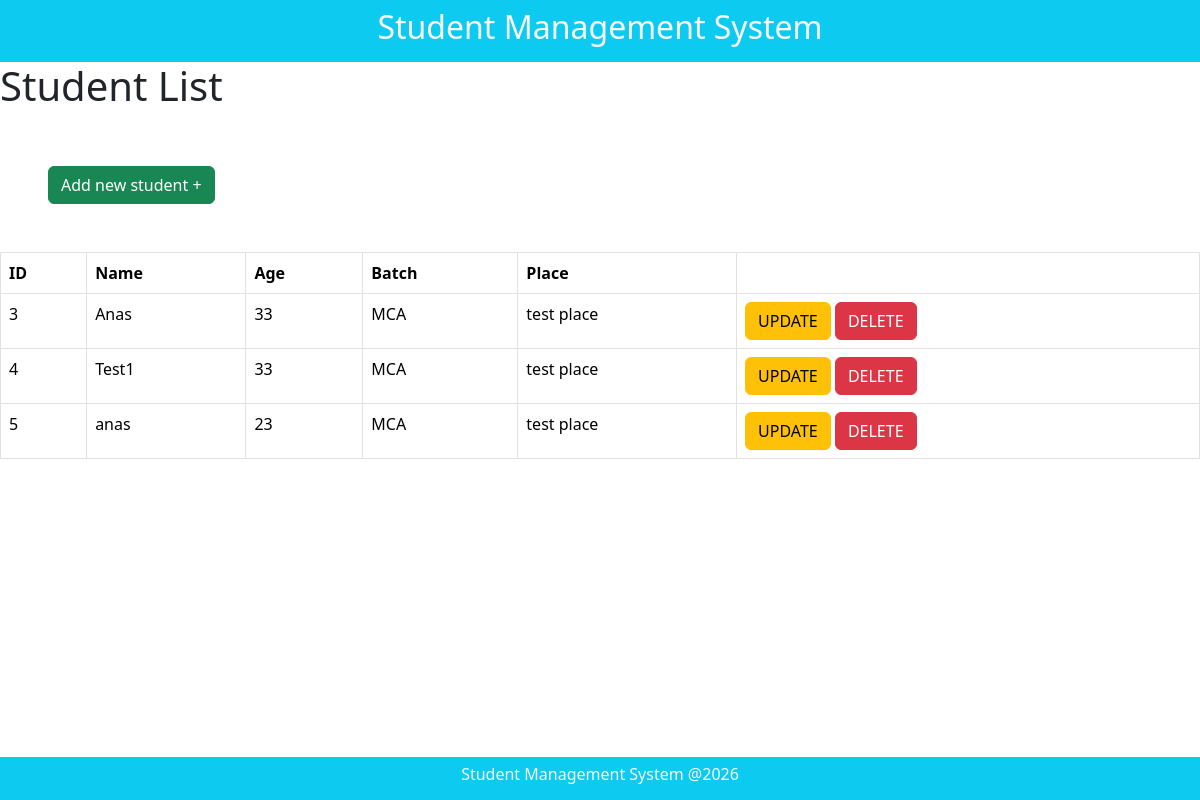
/list, run on an earlier commit of the app's database.
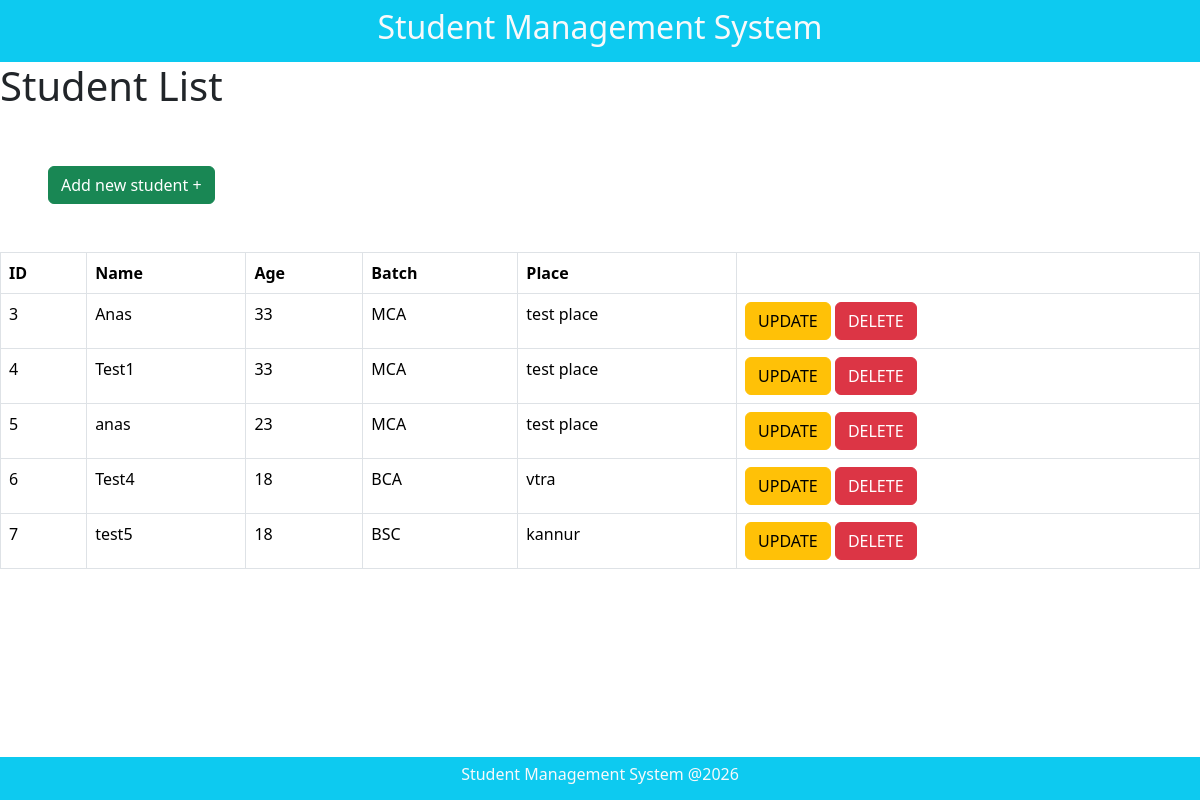
And on a later commit of the database.
### teacher/models.py (models this page shows)
class StudentList(models.Model):
    name = models.CharField(max_length=100)
    age = models.IntegerField()
    batch = models.CharField(max_length=50)
    place = models.CharField(max_length=100)

### teacher/views.py (the view)
# urls.py: path('list',studentListView.as_view(),name="slist"),
class studentListView(View):
    def get(self,req):
        qso = StudentList.objects.all()
        return render(req,"studentlist.html",{'studentlist':qso})

### teacher/templates/studentlist.html (shortened to what this page needs)
<!doctype html>
<html lang="en" data-bs-theme="light">
<head>
    <link href="https://cdn.jsdelivr.net/npm/bootstrap@5.3.8/dist/css/bootstrap.min.css" rel="stylesheet"
 />
</head>
<body>
    <header class="bg-info text-light p-2 text-center">
        <h2>Student Management System</h2>
    </header>
    <h1>Student List</h1>
    <a href="{% url 'sadd' %}" class="btn btn-success m-5">Add new student +</a>
    <table class="table table-bordered">
        <thead>
            <tr>
                <th>ID</th>
                <th>Name</th>
                <th>Age</th>
                <th>Batch</th>
                <th>Place</th>
                <th></th>
            </tr>
        </thead>
        <tbody>
            {% for i in studentlist %}
            <tr>
                <td>{{i.id}}</td>
                <td>{{i.name}}</td>
                <td>{{i.age}}</td>
                <td>{{i.batch}}</td>
                <td>{{i.place}}</td>
                <td>
                    <a class="btn btn-warning" href="{% url 'sedit' %}">UPDATE</a>
                    <a class="btn btn-danger" href="">DELETE</a>
                </td>
            </tr>
            {% endfor %}
        </tbody>
    </table>
    <footer class="bg-info text-light p-2 text-center fixed-bottom">
        <h6>Student Management System @2026</h6>
    </footer>
</body>
</html>

What changed in the data, as far as the page shows it:
added StudentList: id "6", name "Test4", age "18", batch "BCA", place "vtra"
added StudentList: id "7", name "test5", age "18", batch "BSC", place "kannur"
